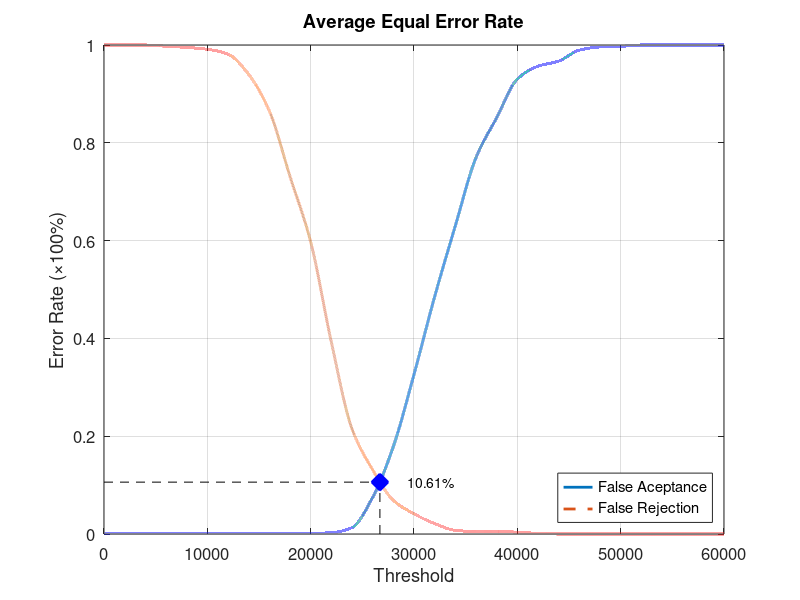
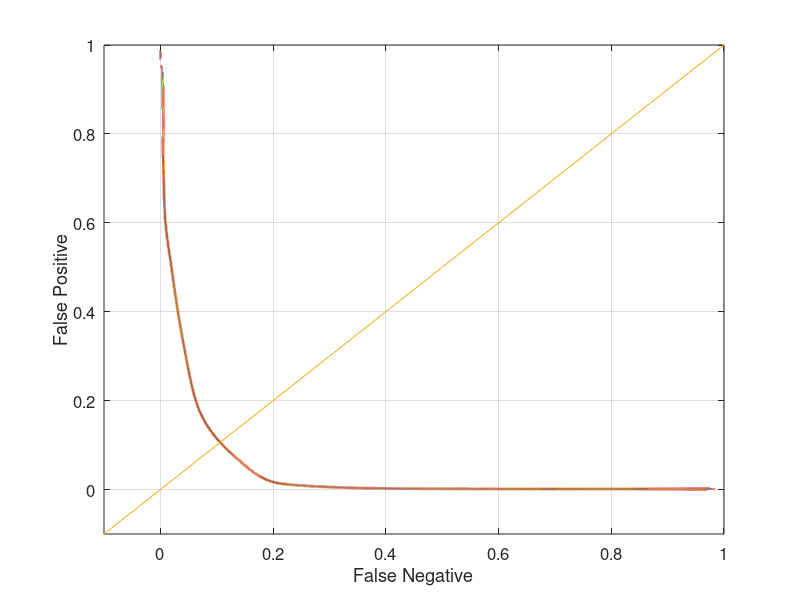

Write the MATLAB code that produced these figures, in order.
function yEER = Experiment1Average
close all;
clear;
clc;
x = 0:2000:60000;
xq = 0:0.5:60000;

y0 = [0 0.00131579 0.00131579 0.00131579 0.00131579 0.00131579 0.00131579 0.00131579 0.00131579 0.00131579 0.00131579 0.00263158 0.0131579 0.075 0.178947 0.326316 0.485526 0.630263 0.769737 0.851316 0.930263 0.956579 0.967105 0.989474 0.996053 0.997368 1 1 1 1 1];
yy0 = interp1(x, y0, xq, 'pchip');
y1 = [1 1 1 0.9975 0.995 0.99125 0.98125 0.94 0.865 0.73125 0.5975 0.3925 0.215 0.13125 0.06875 0.04125 0.02125 0.0075 0.005 0.005 0.00375 0.00125 0 0 0 0 0 0 0 0 0];
yy1 = interp1(x, y1, xq, 'pchip');

% Calculating EER: 
y2 = abs(y0 - y1);
find(y2 == min(y2))
yy2 = abs(yy0 - yy1);
xEER = find(yy2 == min(yy2));
xEERIndex = xq(xEER) % X-axis EER
yEER = yy0(xEER) % Y-axis EER

main = figure
plot(xq, yy0,'-','LineWidth', 2);	hold on
plot(xq, yy1,'--','LineWidth', 2);	hold on
plot([xEERIndex xEERIndex], [0 yEER], 'k--');	hold on
plot([0 xEERIndex], [yEER yEER], 'k--');	hold on
plot(xEERIndex, yEER, 'bx', 'LineWidth', 10);	hold on
text(xEERIndex + 10 * xEERIndex / 100, yEER, [num2str(round((10000 * yEER)) / 100) '%'])
legend('False Aceptance', 'False Rejection', 'Location', 'SouthEast')
xlabel('Threshold')
ylabel('Error Rate (\times100%)')
title('Average Equal Error Rate')
set(gca, 'FontSize', 12)
axis([0 60000 0 1])
grid on

print(main, 'Experiment1AverageMain', '-dpng');
FNRxFPR = figure('Color', [1 1 1]);
plot(yy1, yy0, '-', yy1, yy0, 'LineWidth', 2);
hold on
y = -0.1:0.1:1
plot(y, y); 
set(gca, 'FontSize', 12)
xlabel('False Negative')
ylabel('False Positive')
axis([-0.1 1 -0.1 1])
set(gca, 'FontSize', 12)
grid on

print(FNRxFPR, 'Experiment1AverageFNRxFPR','-dpng');
end
